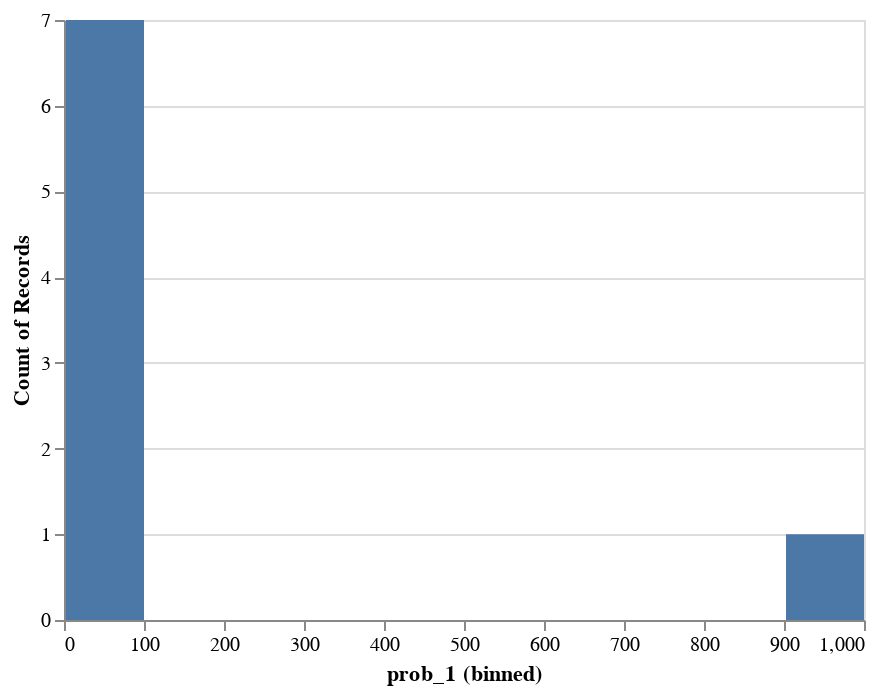

Here is the notebook cell this chart was saved with:
### Code cell
# prompt: Using dataframe summary_stats: can you plot a histogram of both prob_1?

import altair as alt
alt.Chart(summary_stats).mark_bar().encode(
    alt.X("prob_1:Q", bin=True),
    y='count()',
)

### Figure 1 — Vega-Lite specification as saved in the notebook (floating-point values rounded to 4 significant figures)
{"config": {"view": {"continuousWidth": 400, "continuousHeight": 300}}, "data": {"name": "data-3a2022f2eb5d31cfda8cdc61e444d097"}, "mark": "bar", "encoding": {"x": {"bin": true, "field": "prob_1", "type": "quantitative"}, "y": {"aggregate": "count", "type": "quantitative"}}, "$schema": "https://vega.github.io/schema/vega-lite/v4.17.0.json", "datasets": {"data-3a2022f2eb5d31cfda8cdc61e444d097": [{"prob_0": 999.0, "prob_1": 999.0}, {"prob_0": 0.7512, "prob_1": 0.2488}, {"prob_0": 0.2024, "prob_1": 0.2024}, {"prob_0": 0.01281, "prob_1": 0.006856}, {"prob_0": 0.6529, "prob_1": 0.09886}, {"prob_0": 0.813, "prob_1": 0.187}, {"prob_0": 0.9011, "prob_1": 0.3471}, {"prob_0": 0.9931, "prob_1": 0.9872}]}}
